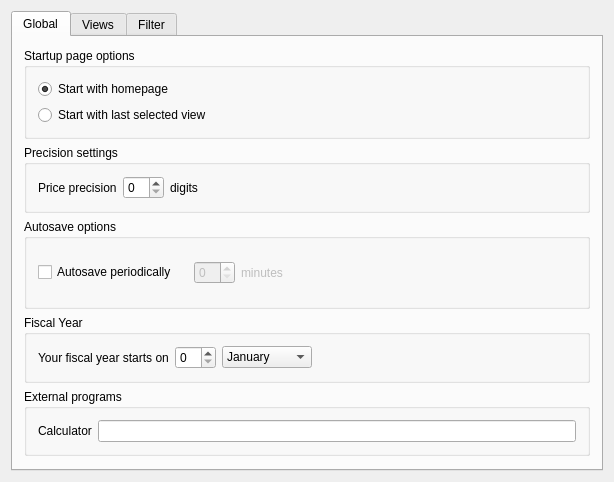
<?xml version="1.0" encoding="UTF-8"?>
<ui version="4.0">
 <class>KSettingsGeneralDecl</class>
 <widget class="QWidget" name="KSettingsGeneralDecl">
  <property name="geometry">
   <rect>
    <x>0</x>
    <y>0</y>
    <width>614</width>
    <height>438</height>
   </rect>
  </property>
  <property name="windowTitle">
   <string>General Settings</string>
  </property>
  <layout class="QVBoxLayout">
   <item>
    <widget class="KTabWidget" name="tabWidget2">
     <property name="currentIndex">
      <number>0</number>
     </property>
     <widget class="QWidget" name="tab">
      <attribute name="title">
       <string>Global</string>
      </attribute>
      <layout class="QVBoxLayout" name="verticalLayout">
       <item>
        <widget class="KButtonGroup" name="kcfg_StartLastViewSelected">
         <property name="title">
          <string>Startup page options</string>
         </property>
         <layout class="QVBoxLayout">
          <item>
           <widget class="QRadioButton" name="radioButton1">
            <property name="text">
             <string>Start with homepage</string>
            </property>
            <property name="checked">
             <bool>true</bool>
            </property>
           </widget>
          </item>
          <item>
           <widget class="QRadioButton" name="radioButton2">
            <property name="text">
             <string>Start with last selected view</string>
            </property>
           </widget>
          </item>
         </layout>
        </widget>
       </item>
       <item>
        <widget class="QGroupBox" name="groupBox_3">
         <property name="title">
          <string>Precision settings</string>
         </property>
         <layout class="QHBoxLayout" name="horizontalLayout_4">
          <item>
           <widget class="QLabel" name="textLabel1">
            <property name="text">
             <string>Price precision</string>
            </property>
            <property name="wordWrap">
             <bool>false</bool>
            </property>
           </widget>
          </item>
          <item>
           <widget class="QSpinBox" name="kcfg_PricePrecision">
            <property name="maximum">
             <number>10</number>
            </property>
           </widget>
          </item>
          <item>
           <widget class="QLabel" name="textLabel2">
            <property name="text">
             <string>digits</string>
            </property>
            <property name="wordWrap">
             <bool>false</bool>
            </property>
           </widget>
          </item>
          <item>
           <spacer name="spacer2">
            <property name="orientation">
             <enum>Qt::Horizontal</enum>
            </property>
            <property name="sizeType">
             <enum>QSizePolicy::Expanding</enum>
            </property>
            <property name="sizeHint" stdset="0">
             <size>
              <width>391</width>
              <height>21</height>
             </size>
            </property>
           </spacer>
          </item>
         </layout>
        </widget>
       </item>
       <item>
        <widget class="QGroupBox" name="groupBox_2">
         <property name="title">
          <string>Autosave options</string>
         </property>
         <layout class="QHBoxLayout" name="horizontalLayout_3">
          <item>
           <widget class="QCheckBox" name="kcfg_AutoSaveFile">
            <property name="text">
             <string>Autosave periodically</string>
            </property>
           </widget>
          </item>
          <item>
           <widget class="QWidget" name="m_periodFrame" native="true">
            <property name="enabled">
             <bool>false</bool>
            </property>
            <layout class="QHBoxLayout" name="horizontalLayout_2">
             <item>
              <widget class="QSpinBox" name="kcfg_AutoSavePeriod">
               <property name="maximum">
                <number>60</number>
               </property>
              </widget>
             </item>
             <item>
              <widget class="QLabel" name="textLabel3">
               <property name="text">
                <string>minutes</string>
               </property>
               <property name="wordWrap">
                <bool>false</bool>
               </property>
              </widget>
             </item>
            </layout>
           </widget>
          </item>
          <item>
           <spacer name="spacer3">
            <property name="orientation">
             <enum>Qt::Horizontal</enum>
            </property>
            <property name="sizeType">
             <enum>QSizePolicy::Expanding</enum>
            </property>
            <property name="sizeHint" stdset="0">
             <size>
              <width>308</width>
              <height>22</height>
             </size>
            </property>
           </spacer>
          </item>
         </layout>
         <zorder>kcfg_AutoSaveFile</zorder>
         <zorder>spacer3</zorder>
         <zorder>m_periodFrame</zorder>
        </widget>
       </item>
       <item>
        <widget class="QGroupBox" name="groupBox">
         <property name="title">
          <string>Fiscal Year</string>
         </property>
         <layout class="QHBoxLayout" name="horizontalLayout">
          <item>
           <widget class="QLabel" name="textLabel1_2_2">
            <property name="text">
             <string>Your fiscal year starts on</string>
            </property>
            <property name="wordWrap">
             <bool>false</bool>
            </property>
           </widget>
          </item>
          <item>
           <widget class="KIntSpinBox" name="kcfg_FiscalYearBeginDay"/>
          </item>
          <item>
           <widget class="KComboBox" name="kcfg_FiscalYearBegin">
            <item>
             <property name="text">
              <string>January</string>
             </property>
            </item>
            <item>
             <property name="text">
              <string>February</string>
             </property>
            </item>
            <item>
             <property name="text">
              <string>March</string>
             </property>
            </item>
            <item>
             <property name="text">
              <string>April</string>
             </property>
            </item>
            <item>
             <property name="text">
              <string>May</string>
             </property>
            </item>
            <item>
             <property name="text">
              <string>June</string>
             </property>
            </item>
            <item>
             <property name="text">
              <string>July</string>
             </property>
            </item>
            <item>
             <property name="text">
              <string>August</string>
             </property>
            </item>
            <item>
             <property name="text">
              <string>September</string>
             </property>
            </item>
            <item>
             <property name="text">
              <string>October</string>
             </property>
            </item>
            <item>
             <property name="text">
              <string>November</string>
             </property>
            </item>
            <item>
             <property name="text">
              <string>December</string>
             </property>
            </item>
           </widget>
          </item>
          <item>
           <spacer name="spacer11">
            <property name="orientation">
             <enum>Qt::Horizontal</enum>
            </property>
            <property name="sizeType">
             <enum>QSizePolicy::Expanding</enum>
            </property>
            <property name="sizeHint" stdset="0">
             <size>
              <width>282</width>
              <height>17</height>
             </size>
            </property>
           </spacer>
          </item>
         </layout>
        </widget>
       </item>
       <item>
        <widget class="QGroupBox" name="groupBox_7">
         <property name="title">
          <string>External programs</string>
         </property>
         <layout class="QHBoxLayout" name="horizontalLayout_5">
          <item>
           <widget class="QLabel" name="label">
            <property name="text">
             <string>Calculator</string>
            </property>
           </widget>
          </item>
          <item>
           <widget class="KLineEdit" name="kcfg_ExternalCalculator"/>
          </item>
         </layout>
        </widget>
       </item>
       <item>
        <spacer name="spacer3_2">
         <property name="orientation">
          <enum>Qt::Vertical</enum>
         </property>
         <property name="sizeType">
          <enum>QSizePolicy::Expanding</enum>
         </property>
         <property name="sizeHint" stdset="0">
          <size>
           <width>20</width>
           <height>20</height>
          </size>
         </property>
        </spacer>
       </item>
      </layout>
     </widget>
     <widget class="QWidget" name="tab2">
      <attribute name="title">
       <string>Views</string>
      </attribute>
      <layout class="QVBoxLayout">
       <item>
        <widget class="QCheckBox" name="kcfg_syncLedgerInvestment">
         <property name="text">
          <string>Synchronize account selection of ledger and investment view</string>
         </property>
        </widget>
       </item>
       <item>
        <widget class="KLineEdit" name="kcfg_hiddenViews">
         <property name="enabled">
          <bool>true</bool>
         </property>
        </widget>
       </item>
       <item>
        <widget class="QLabel" name="m_viewLabel">
         <property name="text">
          <string>Check the views you want to enable; uncheck those you want to hide because you do not need the functionality.</string>
         </property>
         <property name="alignment">
          <set>Qt::AlignTop</set>
         </property>
         <property name="wordWrap">
          <bool>true</bool>
         </property>
        </widget>
       </item>
       <item>
        <widget class="K3ListView" name="m_viewList">
         <property name="sizePolicy">
          <sizepolicy hsizetype="Expanding" vsizetype="Expanding">
           <horstretch>0</horstretch>
           <verstretch>2</verstretch>
          </sizepolicy>
         </property>
        </widget>
       </item>
       <item>
        <widget class="KButtonGroup" name="kcfg_viewType">
         <property name="title">
          <string>Type of the KMyMoney view</string>
         </property>
         <layout class="QGridLayout">
          <item row="0" column="0">
           <widget class="QRadioButton" name="radioButton3">
            <property name="text">
             <string>List</string>
            </property>
            <property name="checked">
             <bool>true</bool>
            </property>
           </widget>
          </item>
          <item row="0" column="1">
           <widget class="QRadioButton" name="radioButton4">
            <property name="text">
             <string>Tree</string>
            </property>
           </widget>
          </item>
          <item row="0" column="2">
           <widget class="QRadioButton" name="radioButton5">
            <property name="text">
             <string>Tabbed</string>
            </property>
           </widget>
          </item>
         </layout>
        </widget>
       </item>
       <item>
        <widget class="QCheckBox" name="kcfg_showTitleBar">
         <property name="text">
          <string>Show title bar on each page</string>
         </property>
        </widget>
       </item>
       <item>
        <spacer name="spacer7">
         <property name="orientation">
          <enum>Qt::Vertical</enum>
         </property>
         <property name="sizeType">
          <enum>QSizePolicy::Expanding</enum>
         </property>
         <property name="sizeHint" stdset="0">
          <size>
           <width>20</width>
           <height>21</height>
          </size>
         </property>
        </spacer>
       </item>
      </layout>
     </widget>
     <widget class="QWidget" name="TabPage">
      <attribute name="title">
       <string>Filter</string>
      </attribute>
      <layout class="QVBoxLayout" name="verticalLayout_5">
       <item>
        <widget class="QGroupBox" name="groupBox_6">
         <property name="title">
          <string>Accounts / Categories</string>
         </property>
         <layout class="QVBoxLayout" name="verticalLayout_3">
          <item>
           <widget class="QCheckBox" name="kcfg_HideUnusedCategory">
            <property name="whatsThis">
             <string>This option hides all categories in the categories view that are not used in at least a single transaction. They are still shown in the category selection lists.</string>
            </property>
            <property name="text">
             <string>Don't show unused categories</string>
            </property>
           </widget>
          </item>
          <item>
           <widget class="QCheckBox" name="kcfg_HideClosedAccounts">
            <property name="whatsThis">
             <string>This option hides all accounts that have been closed by the user in views and selection lists.

You can use &lt;b&gt;View/Show all accounts&lt;/b&gt; to temporarily show hidden accounts in the views.</string>
            </property>
            <property name="text">
             <string>Do not show closed accounts</string>
            </property>
           </widget>
          </item>
          <item>
           <widget class="QCheckBox" name="kcfg_ExpertMode">
            <property name="text">
             <string>Show equity accounts</string>
            </property>
           </widget>
          </item>
         </layout>
        </widget>
       </item>
       <item>
        <widget class="QGroupBox" name="groupBox_5">
         <property name="title">
          <string>Schedules</string>
         </property>
         <layout class="QVBoxLayout" name="verticalLayout_4">
          <item>
           <widget class="QCheckBox" name="kcfg_HideFinishedSchedules">
            <property name="whatsThis">
             <string>This option hides all finished schedules in the schedules view.</string>
            </property>
            <property name="text">
             <string>Do not show finished schedules</string>
            </property>
           </widget>
          </item>
         </layout>
        </widget>
       </item>
       <item>
        <widget class="QGroupBox" name="groupBox_4">
         <property name="title">
          <string>Transactions</string>
         </property>
         <layout class="QVBoxLayout" name="verticalLayout_2">
          <item>
           <layout class="QHBoxLayout">
            <item>
             <widget class="QLabel" name="textLabel1_3">
              <property name="text">
               <string>Do not show transactions prior to</string>
              </property>
              <property name="wordWrap">
               <bool>false</bool>
              </property>
             </widget>
            </item>
            <item>
             <widget class="kMyMoneyDateInput" name="m_startDateEdit" native="true"/>
            </item>
            <item>
             <widget class="QDateEdit" name="kcfg_StartDate"/>
            </item>
            <item>
             <spacer name="spacer10">
              <property name="orientation">
               <enum>Qt::Horizontal</enum>
              </property>
              <property name="sizeType">
               <enum>QSizePolicy::Expanding</enum>
              </property>
              <property name="sizeHint" stdset="0">
               <size>
                <width>63</width>
                <height>20</height>
               </size>
              </property>
             </spacer>
            </item>
           </layout>
          </item>
          <item>
           <widget class="QCheckBox" name="kcfg_HideReconciledTransactions">
            <property name="whatsThis">
             <string>This option hides all reconciled transactions in the ledger view.</string>
            </property>
            <property name="text">
             <string>Do not show reconciled transactions</string>
            </property>
           </widget>
          </item>
         </layout>
        </widget>
       </item>
       <item>
        <spacer name="spacer4">
         <property name="orientation">
          <enum>Qt::Vertical</enum>
         </property>
         <property name="sizeType">
          <enum>QSizePolicy::Expanding</enum>
         </property>
         <property name="sizeHint" stdset="0">
          <size>
           <width>20</width>
           <height>30</height>
          </size>
         </property>
        </spacer>
       </item>
      </layout>
     </widget>
    </widget>
   </item>
  </layout>
 </widget>
 <layoutdefault spacing="6" margin="11"/>
 <customwidgets>
  <customwidget>
   <class>Q3Frame</class>
   <extends>QFrame</extends>
   <header>Qt3Support/Q3Frame</header>
   <container>1</container>
  </customwidget>
  <customwidget>
   <class>Q3ListView</class>
   <extends>Q3Frame</extends>
   <header>q3listview.h</header>
  </customwidget>
  <customwidget>
   <class>K3ListView</class>
   <extends>Q3ListView</extends>
   <header>k3listview.h</header>
  </customwidget>
  <customwidget>
   <class>KIntSpinBox</class>
   <extends>QSpinBox</extends>
   <header>knuminput.h</header>
  </customwidget>
  <customwidget>
   <class>KButtonGroup</class>
   <extends>QGroupBox</extends>
   <header>kbuttongroup.h</header>
   <container>1</container>
  </customwidget>
  <customwidget>
   <class>KLineEdit</class>
   <extends>QLineEdit</extends>
   <header>klineedit.h</header>
  </customwidget>
  <customwidget>
   <class>KComboBox</class>
   <extends>QComboBox</extends>
   <header>kcombobox.h</header>
  </customwidget>
  <customwidget>
   <class>KTabWidget</class>
   <extends>QTabWidget</extends>
   <header>ktabwidget.h</header>
   <container>1</container>
  </customwidget>
  <customwidget>
   <class>kMyMoneyDateInput</class>
   <extends>QWidget</extends>
   <header>kmymoneydateinput.h</header>
  </customwidget>
 </customwidgets>
 <resources/>
 <connections>
  <connection>
   <sender>kcfg_AutoSaveFile</sender>
   <signal>toggled(bool)</signal>
   <receiver>m_periodFrame</receiver>
   <slot>setEnabled(bool)</slot>
   <hints>
    <hint type="sourcelabel">
     <x>103</x>
     <y>274</y>
    </hint>
    <hint type="destinationlabel">
     <x>188</x>
     <y>263</y>
    </hint>
   </hints>
  </connection>
 </connections>
</ui>
